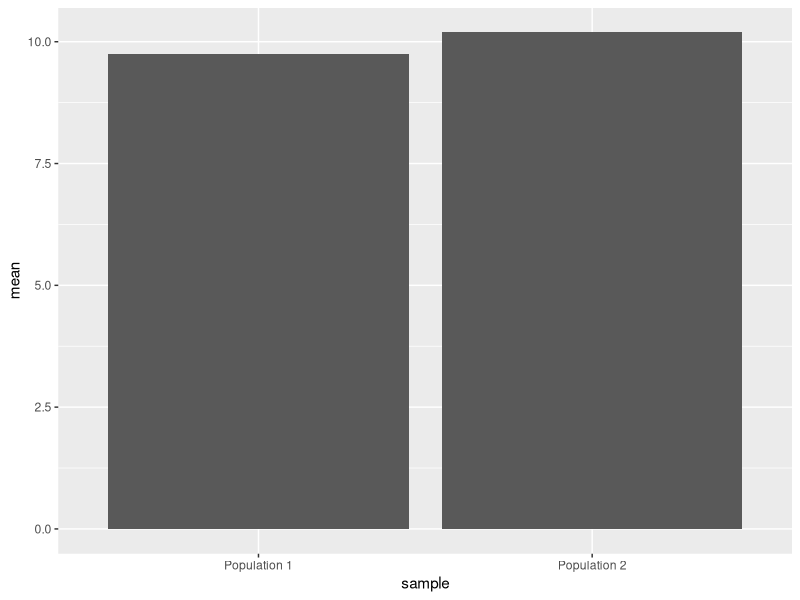
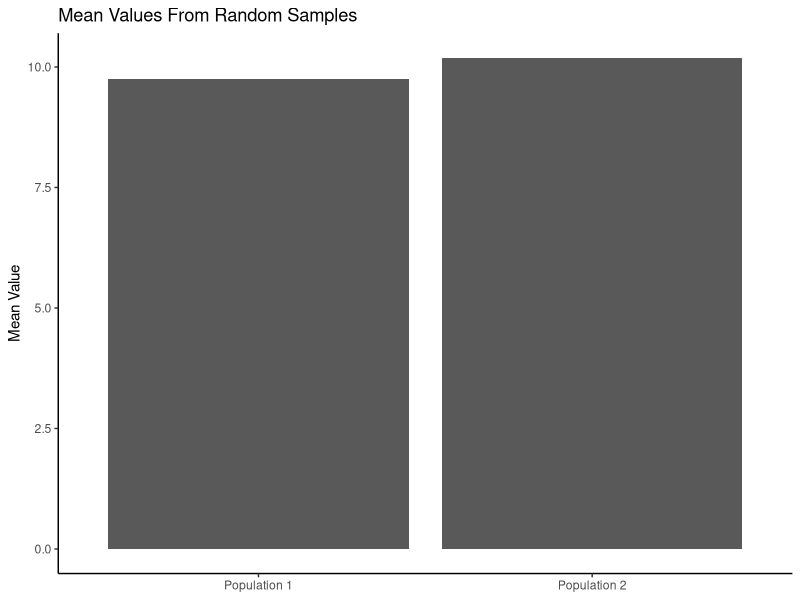
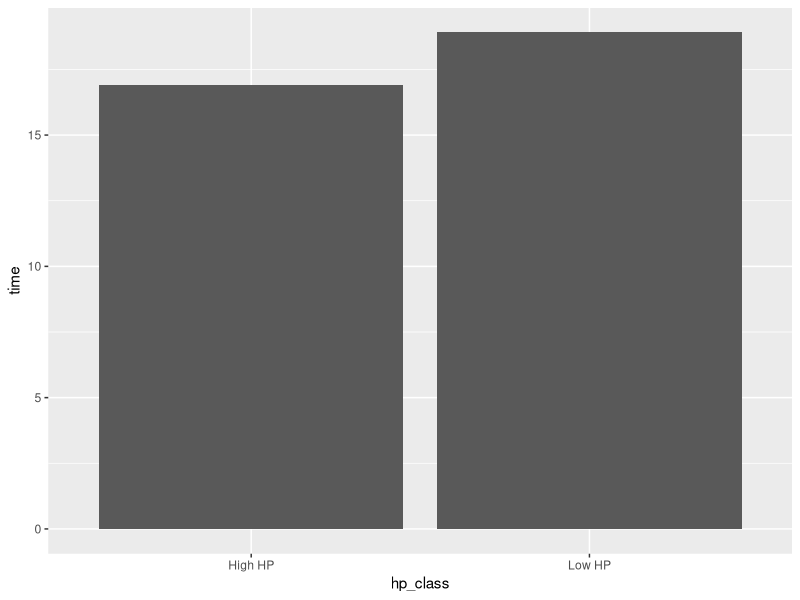
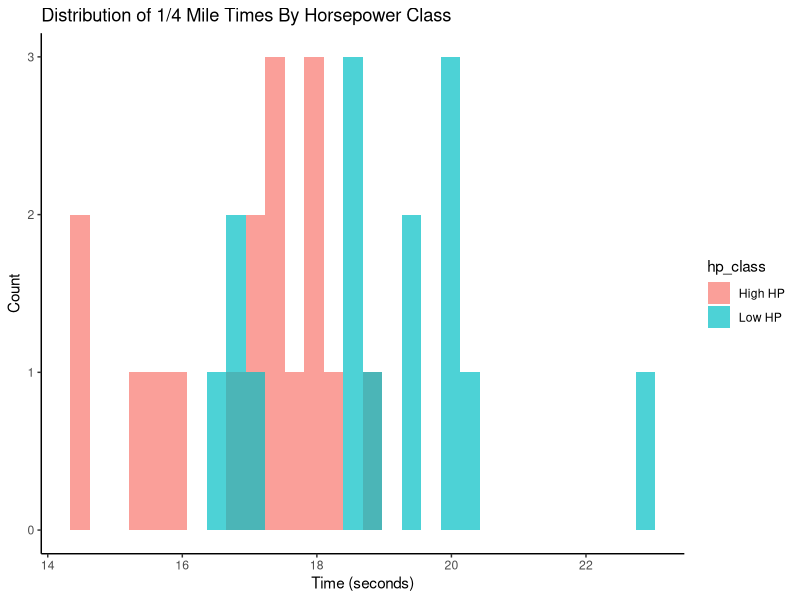
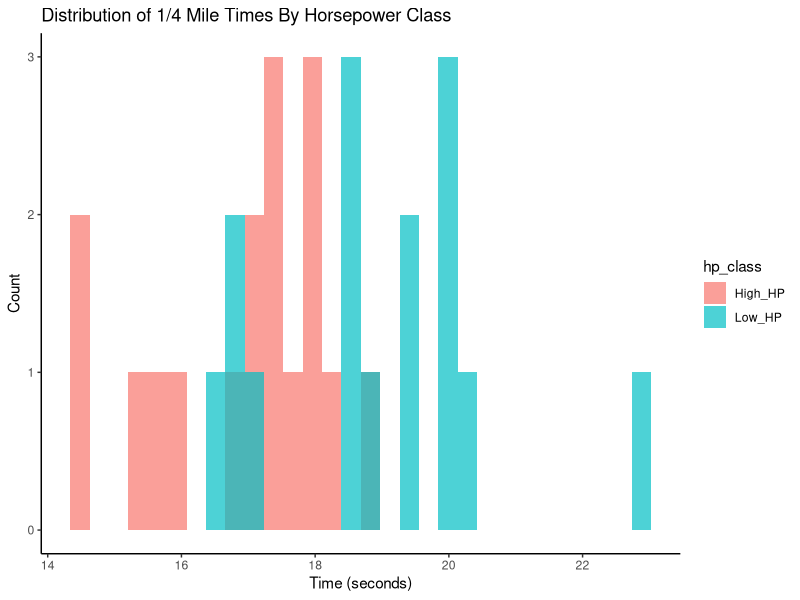

Source code (R) for these figures, in order:
## ---- chunk 1
library(tidyverse)
## ---- chunk 2
#generate a sample for population 1
pop1 <- rnorm(n = 20, mean = 10, sd = 3)
#view the population 1 data
pop1

#generate a sample for population 2
pop2 <- rnorm(n = 20, mean = 10, sd = 3)
#view the population 2 data
pop2
## ---- chunk 3
mean(pop1)
mean(pop2)
## ---- chunk 4
?t.test
## ---- chunk 5
is.numeric(pop1)
is.vector(pop1)

is.numeric(pop2)
is.vector(pop2)
## ---- chunk 6
#run the t-test
t.test(x = pop1, y = pop2)
## ---- chunk 7
#run t.test and save output to 'tresult'
tresult <- t.test(x = pop1, y = pop2)
#get the structure of 'tresult'
str(tresult)
## ---- chunk 8
tresult$p.value
tresult[3]
tresult[[3]]
## ---- chunk 9
tidytresult <- broom::tidy(tresult)
tidytresult

## ---- chunk 10
#get popualation 1 mean
pop1_mean <- tidytresult %>%
  select(estimate1) %>%
  unlist()
#view population 1 mean
pop1_mean

#get popualation 1 mean
pop2_mean <- tidytresult %>%
  select(estimate2) %>%
  unlist()
#view population 2 mean
pop2_mean

means_to_plot <- data.frame("mean" = c(pop1_mean, pop2_mean),
                            "sample" = c("Population 1", "Population 2"))
  
means_to_plot
## ---- chunk 11
#get a basic plot
means_to_plot %>% ggplot(aes(x = sample, y = mean)) +
  geom_col()
## ---- chunk 12
#customize the plot a bit
means_to_plot %>% ggplot(aes(x = sample, y = mean)) +
  geom_col() +
  theme_classic() +
  labs(title = "Mean Values From Random Samples", 
       x = NULL,
       y = "Mean Value")

## ---- chunk 13
mtcars
## ---- chunk 14
#example of "select()"
mtcars %>% select(mpg, disp, carb)

#example of "filter()"
mtcars %>% filter(wt > 4)

## ---- chunk 15
low_hp_time <- mtcars %>%
  filter(hp < 120) %>%
  select(qsec) %>%
  unlist() %>%
  mean()

low_hp_time

high_hp_time <- mtcars %>%
  filter(hp >= 120) %>%
  select(qsec) %>%
  unlist() %>%
  mean()

high_hp_time
## ---- chunk 16
low_hp_time <- mean(mtcars$qsec[mtcars$hp < 120]) 

low_hp_time

high_hp_time <- mean(mtcars$qsec[mtcars$hp >= 120])

high_hp_time
## ---- chunk 17
time_df <- data.frame("time" = c(low_hp_time, high_hp_time),
                      "hp_class" = c("Low HP", "High HP"))

time_df

time_df %>% ggplot(aes(x = hp_class, y = time)) +
  geom_col()

## ---- chunk 18
#get the values for low-horsepower cars
low_hp_vals <- mtcars %>%
  filter(hp < 120) %>%
  select(qsec) %>%
  unlist()

#get the values for high-horsepower cars
high_hp_vals <- mtcars %>%
  filter(hp >= 120) %>%
  select(qsec) %>%
  unlist()

#run the t-test and save the results
speed_res <- t.test(x = low_hp_vals, y = high_hp_vals)

speed_p <- speed_res$p.value

speed_p

## ---- chunk 19
#get the values for low-horsepower cars
low_hp_vals <- mtcars$qsec[mtcars$hp < 120]

#get the values for high-horsepower cars
high_hp_vals <- mtcars$qsec[mtcars$hp >= 120]

#run the t-test and save the results
speed_res <- t.test(x = low_hp_vals, y = high_hp_vals)

speed_p <- speed_res$p.value

speed_p

## ---- chunk 20
#run the t-test and save the results
speed_res <- t.test(x = low_hp_vals, y = high_hp_vals, alternative = "greater")

speed_p <- speed_res$p.value

speed_p

## ---- chunk 21
low_hp_vals <- mtcars %>%
  filter(hp < 120) %>%
  select(qsec) %>%
  unlist()

high_hp_vals <- mtcars %>%
  filter(hp >= 120) %>%
  select(qsec) %>%
  unlist()

vals_to_plot <- data.frame("seconds" = c(low_hp_vals, high_hp_vals),
                           "hp_class" = c(rep("Low HP", length(low_hp_vals)),
                                          rep("High HP", length(high_hp_vals))))

vals_to_plot %>% ggplot(aes(x = seconds, fill = hp_class)) +
  geom_histogram(alpha = 0.7, position = "identity") +
  theme_classic() +
  labs(x = "Time (seconds)",
       y = "Count",
       title = "Distribution of 1/4 Mile Times By Horsepower Class")
## ---- chunk 22
mtcars %>% mutate("hp_class" = ifelse(hp < 120, "Low_HP", "High_HP")) %>%
  ggplot(aes(x = qsec, fill = hp_class)) +
  geom_histogram(alpha = 0.7, position = "identity") +
  theme_classic() +
  labs(x = "Time (seconds)",
       y = "Count",
       title = "Distribution of 1/4 Mile Times By Horsepower Class")

